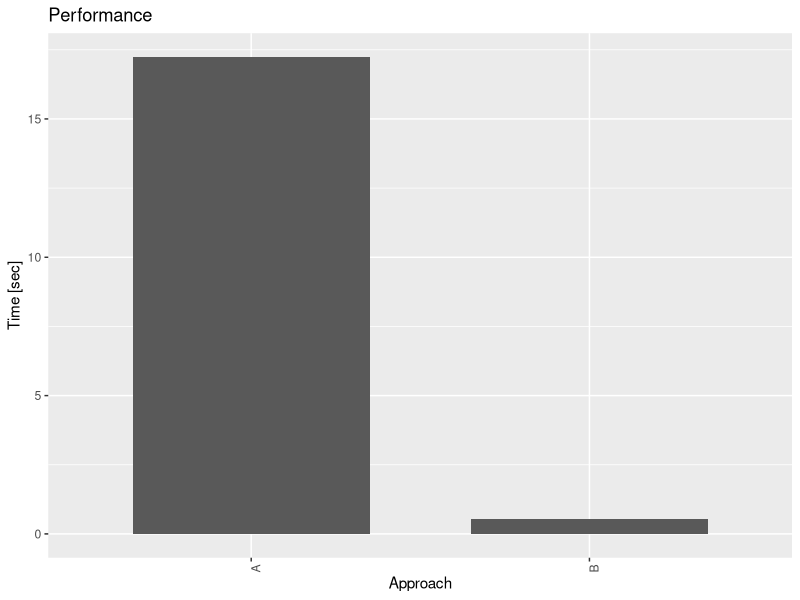
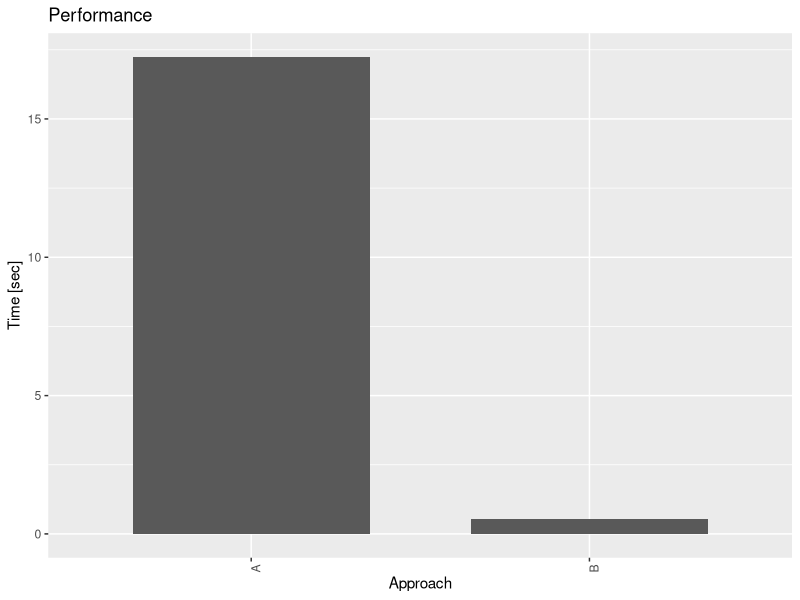

Write the R code that produced these figures, in order.
require(tidyverse)

data = read_csv("data.csv", col_names = c("approach", "start", "end")) %>% 
  mutate(time = as.numeric(end)/1000.0 - as.numeric(start)/1000.0)

p = ggplot(data = data, aes(x = approach, y = time)) +
  geom_bar(stat="identity", position=position_dodge(width = 0.75), width = 0.7) + 
  theme(axis.text.x = element_text(angle = 90, hjust = 1)) + 
  labs(x="Approach", y="Time [sec]", title="Performance") 
plot(p)

ggsave(paste0("data.pdf"), device = "pdf")
